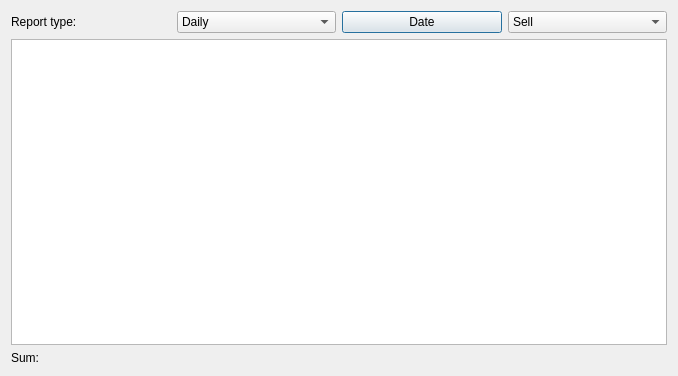
<?xml version="1.0" encoding="UTF-8"?>
<ui version="4.0">
 <class>DialogReport</class>
 <widget class="QDialog" name="DialogReport">
  <property name="geometry">
   <rect>
    <x>0</x>
    <y>0</y>
    <width>678</width>
    <height>376</height>
   </rect>
  </property>
  <property name="windowTitle">
   <string>Reports</string>
  </property>
  <layout class="QGridLayout" name="gridLayout">
   <item row="0" column="0">
    <layout class="QHBoxLayout" name="horizontalLayout_3">
     <item>
      <widget class="QLabel" name="labelType">
       <property name="text">
        <string>Report type:</string>
       </property>
      </widget>
     </item>
     <item>
      <widget class="QComboBox" name="comboBoxReportInterval">
       <item>
        <property name="text">
         <string>Daily</string>
        </property>
       </item>
       <item>
        <property name="text">
         <string>Weekly</string>
        </property>
       </item>
       <item>
        <property name="text">
         <string>Monthly</string>
        </property>
       </item>
       <item>
        <property name="text">
         <string>Custom</string>
        </property>
       </item>
      </widget>
     </item>
     <item>
      <widget class="QPushButton" name="pushButtonDate">
       <property name="text">
        <string>Date</string>
       </property>
      </widget>
     </item>
     <item>
      <widget class="QComboBox" name="comboBoxType">
       <item>
        <property name="text">
         <string>Sell</string>
        </property>
       </item>
       <item>
        <property name="text">
         <string>Stocked</string>
        </property>
       </item>
      </widget>
     </item>
    </layout>
   </item>
   <item row="1" column="0">
    <widget class="QTableView" name="tableViewResults">
     <property name="sortingEnabled">
      <bool>true</bool>
     </property>
    </widget>
   </item>
   <item row="2" column="0">
    <layout class="QHBoxLayout" name="horizontalLayout_2">
     <item>
      <widget class="QLabel" name="labelSum">
       <property name="text">
        <string>Sum:</string>
       </property>
      </widget>
     </item>
     <item>
      <widget class="QLabel" name="labelSumPieces">
       <property name="text">
        <string/>
       </property>
      </widget>
     </item>
     <item>
      <widget class="QLabel" name="labelSumPrice">
       <property name="text">
        <string/>
       </property>
      </widget>
     </item>
    </layout>
   </item>
  </layout>
 </widget>
 <resources/>
 <connections/>
</ui>
